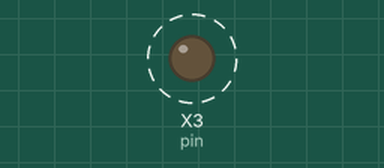
Recording of a program running on a simulated pyboard running MicroPython. Parts: output pins drawn as LEDs (lit = HIGH). Dashed ring = blinking. What the program prints to the serial console is not drawn. At 8.0 s the program stops and its outputs stay as they are.

Above: at 0.5 s.
Timing chart, 0 to 4.6 s (numbered marks = the images above):
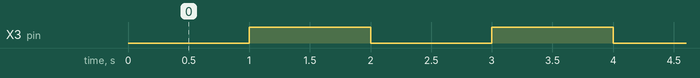

Measured:
- by itself, X3 (pin): alternates HIGH for 1.0 s and LOW for 1.0 s, 7 changes in all, then stays HIGH

The program:

gpio2.py
```python
import pyb
import time
pin = pyb.Pin(2, pyb.Pin.OUT)
for i in range(4):
    print('LED ON2')
    pin.value(0)
    time.sleep(1)
    print('LED OFF2')
    pin.value(1)
    time.sleep(1)
    print('2iteration done.')
print("All 2 done.")
```
